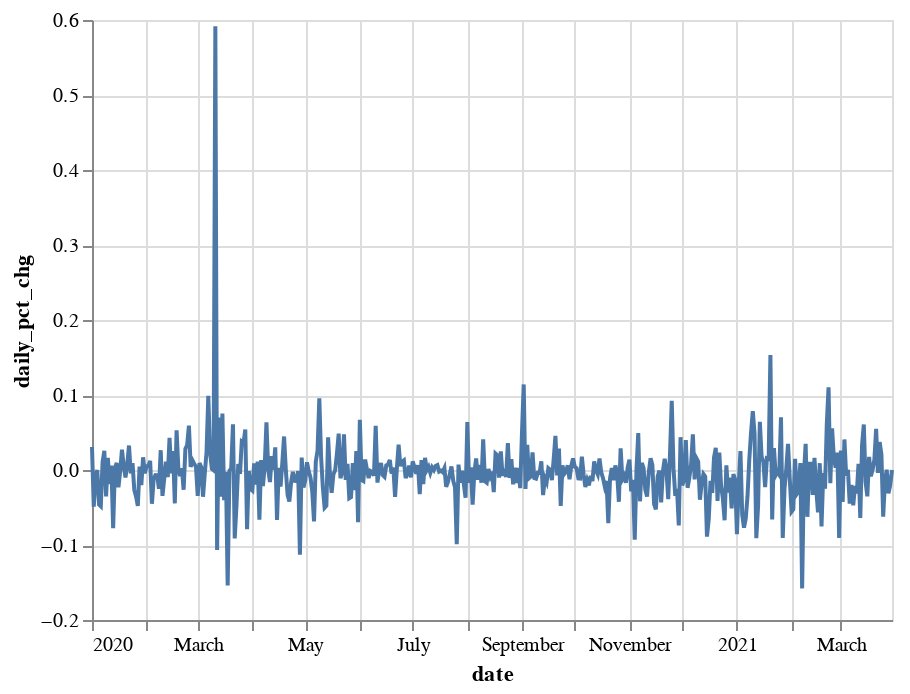

The notebook cell this image was saved under:
### Markdown cell above
## BTC

### Code cell
df['daily_pct_chg'] = df['close'].pct_change()
btc_df = df.copy()
btc_df = btc_df[btc_df['ticker'] == 'BTC']
btc_df = btc_df[btc_df['date'] < pd.Timestamp(2021, 3, 31)]

print(f"Average Percent Change {np.mean(btc_df['daily_pct_chg'])}")
print(f"BTC Percent Change Standard Deviation: {np.std(btc_df['daily_pct_chg'])}")

alt.Chart(btc_df).mark_line().encode(
    x='date:T',
    y='daily_pct_chg'
)

### Figure 1 — Vega-Lite specification as saved in the notebook (floating-point values rounded to 4 significant figures; data arrays with more than 128 entries replaced by an {"elided": "..."} marker saying what was removed)
{"config": {"view": {"continuousWidth": 400, "continuousHeight": 300}}, "data": {"name": "data-b93de93c0939ba5a4250671154754379"}, "mark": "line", "encoding": {"x": {"type": "temporal", "field": "date"}, "y": {"type": "quantitative", "field": "daily_pct_chg"}}, "$schema": "https://vega.github.io/schema/vega-lite/v4.8.1.json", "datasets": {"data-b93de93c0939ba5a4250671154754379": {"elided": "455 records"}}}
